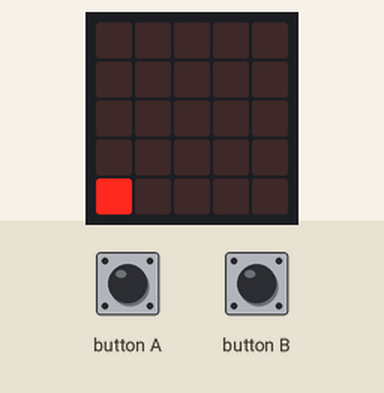
This program was run on a simulated BBC micro:bit running MicroPython. On the bench: the board's 5×5 LED display. Random numbers come from a fixed seed; the 48×5 strip is a reading aid, not a part: it shows the text the display is scrolling, unrolled, one strip-width of it at a time.

Above: at 0.1 s.
At 1.1 s:
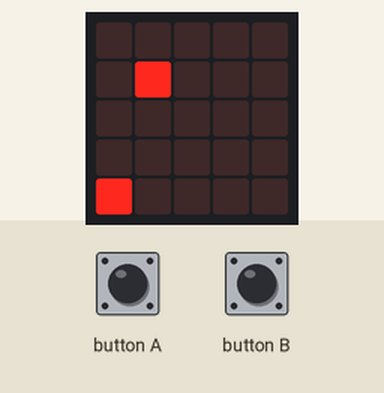
At 2.1 s:
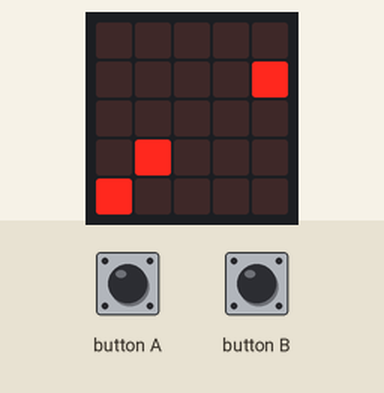
At 5.2 s:
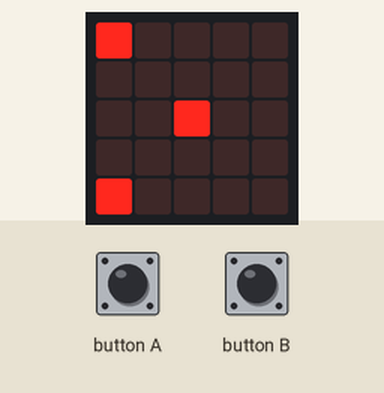
At 7.8 s:
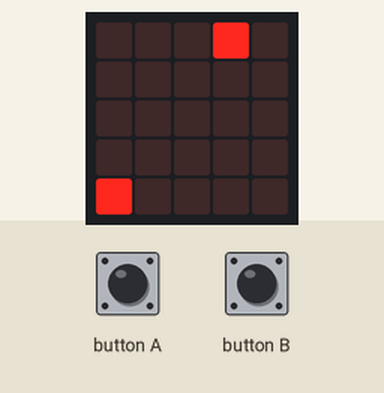
At 9.9 s:
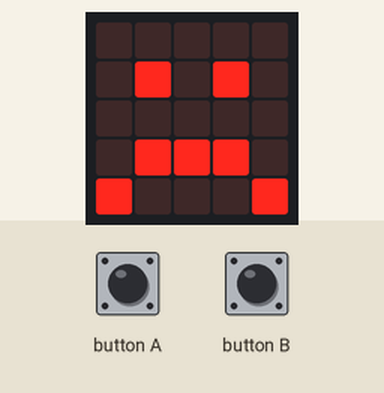

Measured:
- by itself, everything shown: repeats every 5.7 s, in 38 steps
- what the display in image 1 shows lasts 0.6 s, from 1.0 s to 1.6 s
- what the display in image 5 shows lasts 0.6 s, from 9.8 s to 10.4 s

The program:

microbit_game.py
```python
'''Rachel Halepeska : pledged
In this game of catch, players must position the mitt to catch the balls
3 misses = game over'''
from microbit import *
import time
import math
import random

#displays all balls in the list
def show(li):
    for coord in li:
        x, y = coord[0], coord[1]
        display.set_pixel(x, y, 9)

#adds a new ball to the list (with random x coord)
def addNewBall(li):
    x = random.randint(0, 4)
    coord = (x, 0)
    li.append(coord)

#finds any ball that is in the last row
def checkForBall(li):
    for coord in li:
        y = coord[1]
        if y == 4:
            return coord
    return None

#checks whether a ball is in the same x position as the catcher
def didScore(coord, position):
    x = coord[0]
    if x == position:
        return True
    return False

#adds one to each y coord in the list, returns a new list
def updateList(li):
    newList = []
    for coord in li:
        x, y = coord[0], coord[1]
        newCoord = (x, y+1)
        newList.append(newCoord)
    return newList

misses = 0     #counts how many times a player has missed a ball
catcher = 0    #keeps track of the position of the mitt
loops = 0      #keeps track of the number of loops
score = 0      #counts how many times a player has caught a ball
list1 = []     #stores the balls currently in play

while misses < 3:
    display.clear()     #reset pixels for each loop
#every 5 loops move balls down a row
    if loops%5 == 0:
        list1 = updateList(list1)
#every other 5 loops (every 10 loops) add a new ball
        if loops%2:
            addNewBall(list1)

#handles button presses to move the catcher
    if button_a.is_pressed():
        catcher += -1
        if catcher < 0: catcher = 0
    if button_b.is_pressed():
        catcher += 1
        if catcher > 4: catcher = 4
    display.set_pixel(catcher, 4, 9)
    show(list1)
#checks for misses and scores, removes the ball or clears the list
    coord = checkForBall(list1)
    if coord is None:
        pass
    else:
        if didScore(coord, catcher):
            score += 1
            list1.remove(coord)
        else:
            misses += 1
            display.show(Image.SAD)
            time.sleep_ms(500)
            list1.clear()
    loops += 1
    time.sleep_ms(100)

#game over: displays score
while True:
    display.clear()
    text = "SCORE:"+str(score)
    display.scroll(text, loop=True)
```
